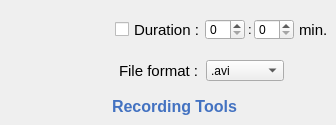
            <widget class="QWidget" name="widget_2" native="true">
             <property name="sizePolicy">
              <sizepolicy hsizetype="Fixed" vsizetype="Fixed">
               <horstretch>0</horstretch>
               <verstretch>0</verstretch>
              </sizepolicy>
             </property>
             <property name="minimumSize">
              <size>
               <width>330</width>
               <height>125</height>
              </size>
             </property>
             <widget class="QLabel" name="label_19">
              <property name="geometry">
               <rect>
                <x>119</x>
                <y>60</y>
                <width>91</width>
                <height>21</height>
               </rect>
              </property>
              <property name="font">
               <font>
                <family>Arial</family>
                <pointsize>11</pointsize>
               </font>
              </property>
              <property name="text">
               <string>File format :</string>
              </property>
             </widget>
             <widget class="QSpinBox" name="spinBox">
              <property name="geometry">
               <rect>
                <x>205</x>
                <y>19</y>
                <width>40</width>
                <height>21</height>
               </rect>
              </property>
              <property name="font">
               <font>
                <family>Microsoft YaHei UI</family>
                <pointsize>9</pointsize>
               </font>
              </property>
             </widget>
             <widget class="QLabel" name="label_22">
              <property name="geometry">
               <rect>
                <x>299</x>
                <y>19</y>
                <width>28</width>
                <height>21</height>
               </rect>
              </property>
              <property name="font">
               <font>
                <family>Arial</family>
                <pointsize>11</pointsize>
               </font>
              </property>
              <property name="text">
               <string>min.</string>
              </property>
             </widget>
             <widget class="QLabel" name="label_21">
              <property name="geometry">
               <rect>
                <x>112</x>
                <y>97</y>
                <width>126</width>
                <height>19</height>
               </rect>
              </property>
              <property name="font">
               <font>
                <family>Arial</family>
                <pointsize>12</pointsize>
                <bold>true</bold>
               </font>
              </property>
              <property name="styleSheet">
               <string notr="true">color: rgb(67, 114, 193);</string>
              </property>
              <property name="text">
               <string>Recording Tools</string>
              </property>
             </widget>
             <widget class="QCheckBox" name="checkBox_2">
              <property name="geometry">
               <rect>
                <x>115</x>
                <y>19</y>
                <width>88</width>
                <height>21</height>
               </rect>
              </property>
              <property name="font">
               <font>
                <family>Arial</family>
                <pointsize>11</pointsize>
               </font>
              </property>
              <property name="text">
               <string>Duration :</string>
              </property>
             </widget>
             <widget class="QLabel" name="label_20">
              <property name="geometry">
               <rect>
                <x>248</x>
                <y>19</y>
                <width>7</width>
                <height>21</height>
               </rect>
              </property>
              <property name="font">
               <font>
                <family>Arial</family>
                <pointsize>10</pointsize>
               </font>
              </property>
              <property name="text">
               <string>:</string>
              </property>
             </widget>
             <widget class="QComboBox" name="comboBox">
              <property name="geometry">
               <rect>
                <x>206</x>
                <y>60</y>
                <width>78</width>
                <height>21</height>
               </rect>
              </property>
              <property name="font">
               <font>
                <family>Microsoft YaHei UI</family>
                <pointsize>9</pointsize>
               </font>
              </property>
              <item>
               <property name="text">
                <string>.avi</string>
               </property>
              </item>
              <item>
               <property name="text">
                <string>.wmv</string>
               </property>
              </item>
              <item>
               <property name="text">
                <string>.Mp4</string>
               </property>
              </item>
              <item>
               <property name="text">
                <string>.tiff</string>
               </property>
              </item>
             </widget>
             <widget class="QSpinBox" name="spinBox_2">
              <property name="geometry">
               <rect>
                <x>254</x>
                <y>19</y>
                <width>40</width>
                <height>21</height>
               </rect>
              </property>
              <property name="font">
               <font>
                <family>Microsoft YaHei UI</family>
                <pointsize>9</pointsize>
               </font>
              </property>
             </widget>
             <widget class="QPushButton" name="recordButton">
              <property name="geometry">
               <rect>
                <x>3</x>
                <y>19</y>
                <width>92</width>
                <height>74</height>
               </rect>
              </property>
              <property name="sizePolicy">
               <sizepolicy hsizetype="Fixed" vsizetype="Fixed">
                <horstretch>0</horstretch>
                <verstretch>0</verstretch>
               </sizepolicy>
              </property>
              <property name="minimumSize">
               <size>
                <width>92</width>
                <height>74</height>
               </size>
              </property>
              <property name="font">
               <font>
                <family>Arial</family>
                <pointsize>11</pointsize>
               </font>
              </property>
              <property name="styleSheet">
               <string notr="true">#recordButton{
background-color: transparent; 
border-image: url(:/acquisiton/Asset 15.png);
background:none;
border:none;
background-repeat:none;
}
#recordButton:pressed
{
border-image:url(:/acquisiton/Asset 15_pre.png);
background-repeat: no-repeat;
}
</string>
              </property>
              <property name="text">
               <string/>
              </property>
             </widget>
            </widget>
